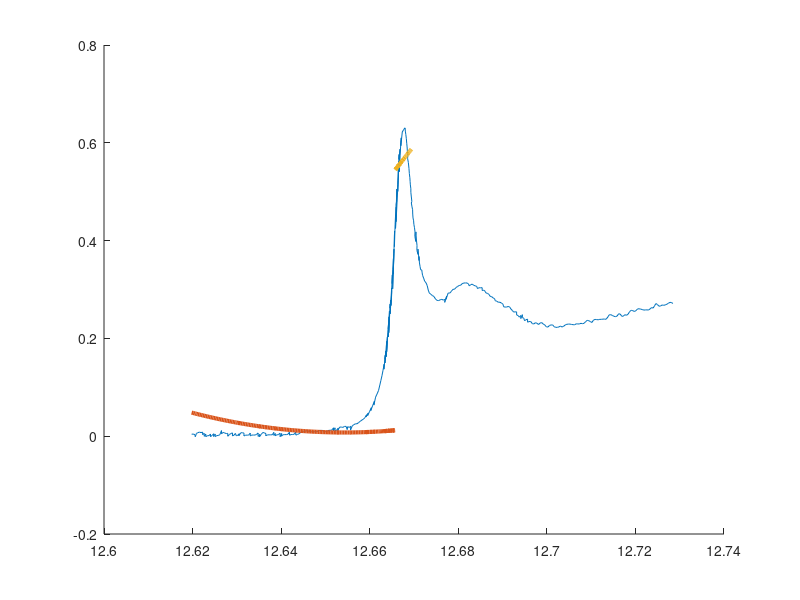

Write the MATLAB code that produced this figure.
x = csvread('SeO4.csv');
coluna1 = x(:,1);
coluna2 = x(:,2);

% ===============================================================================

col1_01 = x(1:200,1);
col2_01 = x(1:200,2);

c = col1_01(100)
sigma = 0.001;
k = 3;

pesos = exp(-((abs(col1_01-c)/sigma).^2));
tam_coluna1 = length(col1_01);
W = diag(pesos);
X = vander(col1_01);
X = X(:, tam_coluna1 - k : tam_coluna1);

aprox = ((X' * W * X) \ (X' * W * col2_01));

f_1 = X*aprox;

% ===============================================================================

col1_02 = x(200:250,1);
col2_02 = x(200:250,2);

c = col1_02(25)
sigma = 0.0001;
k = 3;

pesos = exp(-((abs(col1_02-c)/sigma).^2));
tam_coluna1 = length(col1_02);
W = diag(pesos);
X = vander(col1_02);
X = X(:, tam_coluna1 - k : tam_coluna1);

aprox = ((X' * W * X) \ (X' * W * col2_02));

f_2 = X*aprox;

% ==============================================================================

hold 
plot(coluna1, coluna2, "-");
plot(col1_01, f_1, '-', 'LineWidth', 3);
plot(col1_02, f_2, '-', 'LineWidth', 3);
